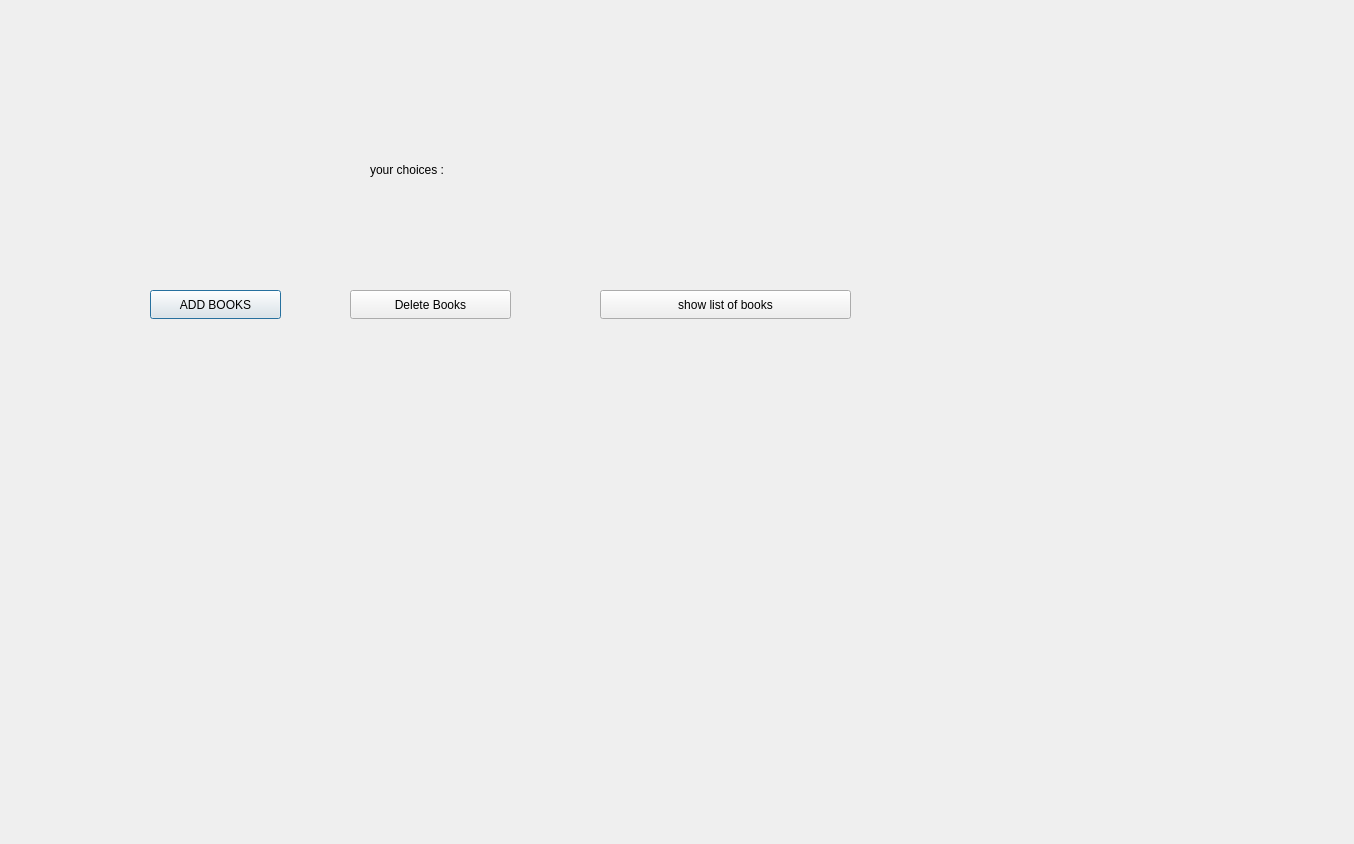
<?xml version="1.0" encoding="UTF-8"?>
<ui version="4.0">
 <class>signinginforadmins</class>
 <widget class="QDialog" name="signinginforadmins">
  <property name="geometry">
   <rect>
    <x>0</x>
    <y>0</y>
    <width>1354</width>
    <height>844</height>
   </rect>
  </property>
  <property name="windowTitle">
   <string>Dialog</string>
  </property>
  <widget class="QLabel" name="label">
   <property name="geometry">
    <rect>
     <x>370</x>
     <y>160</y>
     <width>191</width>
     <height>20</height>
    </rect>
   </property>
   <property name="text">
    <string>your choices : </string>
   </property>
  </widget>
  <widget class="QPushButton" name="addbooks">
   <property name="geometry">
    <rect>
     <x>150</x>
     <y>290</y>
     <width>131</width>
     <height>29</height>
    </rect>
   </property>
   <property name="text">
    <string>ADD BOOKS</string>
   </property>
  </widget>
  <widget class="QPushButton" name="deletebooks">
   <property name="geometry">
    <rect>
     <x>350</x>
     <y>290</y>
     <width>161</width>
     <height>29</height>
    </rect>
   </property>
   <property name="text">
    <string>Delete Books</string>
   </property>
  </widget>
  <widget class="QPushButton" name="showlistofbooks">
   <property name="geometry">
    <rect>
     <x>600</x>
     <y>290</y>
     <width>251</width>
     <height>29</height>
    </rect>
   </property>
   <property name="text">
    <string>show list of books</string>
   </property>
  </widget>
 </widget>
 <resources/>
 <connections/>
</ui>
